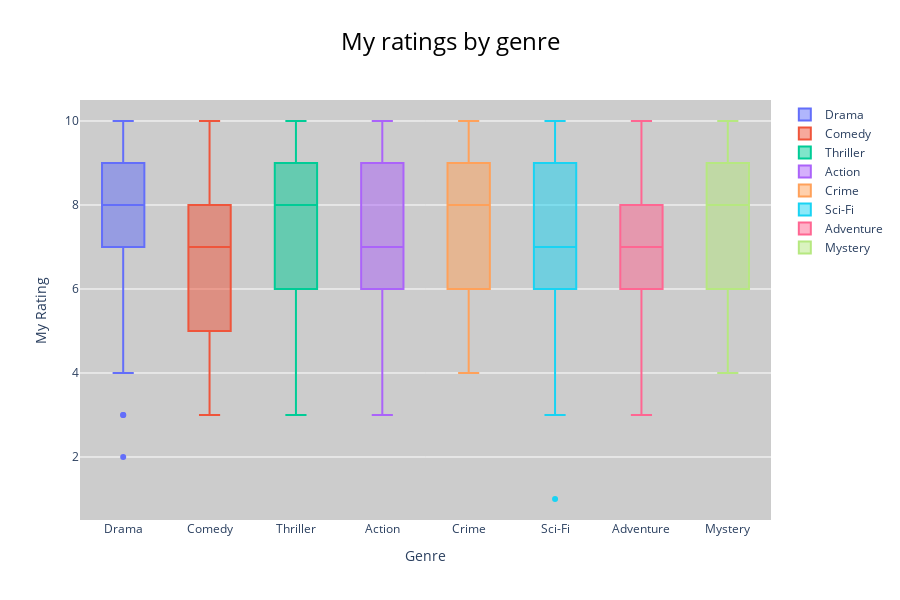

The code cell stored with this chart in its notebook:
### Code cell
# plotly box/whisker2
# x is genre y is my rating
# change hovertext
# Add mean

fig = go.Figure()
for i in range(len(genres)):
    fig.add_trace(go.Box(
        y=df[df[genres[i]] == True]['Your Rating'],
        name=genres[i]
    ))
fig.update_layout(
    plot_bgcolor='#cccccc',
    title=dict(
        text='My ratings by genre',
        font=dict(
            size=24,
            color='#000000'
        ),
        x=.5
    ),
    xaxis=dict(
        title='Genre'
    ),
    yaxis=dict(
        title='My Rating'
    ),
    width=900,
    height=600
)
fig.show()
# plotly.offline.plot(fig, filename='3-13-20-boxandwhisker2.html')
# Originally run with 'https://github.com/ethanfuerst/imdb_ratings/blob/226cfa35e9f54639c2e5a042ac60bea2a2ffc0f7/ratings.csv'
# pio.write_html(fig, file='3-3-20-boxandwhisker2.html', auto_open=True)
# fig.write_image("3-13-20-boxandwhisker2.png")

### Figure 1 — Plotly figure (JSON) as saved in the notebook; plotly's stock layout.template omitted (floating-point values rounded to 4 significant figures)
{"data": [{"name": "Drama", "type": "box", "y": [8, 7, 8, 10, 9, 10, 9, 8, 7, 8, 8, 8, 6, 9, 2, 8, 9, 9, 8, 10, 9, 8, 10, 9, 5, 7, 9, 9, 9, 8, 9, 9, 7, 8, 9, 5, 9, 8, 10, 7, 5, 4, 4, 7, 8, 9, 8, 7, 8, 7, 10, 8, 6, 4, 8, 9, 7, 4, 7, 9, 7, 5, 9, 7, 9, 9, 7, 8, 7, 7, 7, 10, 7, 8, 9, 9, 9, 6, 9, 7, 9, 8, 4, 6, 4, 3, 9, 9, 8, 10, 8, 8, 7, 9, 5, 9, 9, 10, 10, 8, 10, 7, 4, 10, 10, 6, 9, 8, 6, 6, 3]}, {"name": "Comedy", "type": "box", "y": [8, 8, 8, 9, 6, 9, 8, 5, 4, 5, 9, 6, 6, 9, 5, 7, 7, 5, 8, 7, 9, 8, 9, 5, 9, 9, 8, 7, 6, 8, 6, 7, 4, 7, 6, 5, 5, 5, 5, 6, 6, 5, 10, 6, 8, 7, 6, 4, 7, 5, 5, 7, 5, 5, 9, 9, 9, 7, 10, 9, 6, 8, 7, 4, 5, 9, 4, 6, 8, 9, 8, 8, 5, 4, 8, 6, 10, 10, 4, 10, 5, 9, 9, 7, 6, 8, 5, 3, 3]}, {"name": "Thriller", "type": "box", "y": [5, 7, 8, 8, 8, 9, 8, 6, 9, 9, 10, 10, 9, 8, 9, 8, 6, 10, 9, 7, 8, 9, 7, 6, 10, 4, 6, 10, 9, 6, 9, 7, 7, 8, 9, 7, 6, 9, 8, 10, 5, 4, 9, 8, 7, 8, 9, 4, 7, 9, 6, 9, 9, 7, 8, 7, 6, 7, 8, 8, 9, 9, 9, 5, 4, 6, 4, 3, 9, 5, 9, 10, 8, 10, 6, 10, 6, 8]}, {"name": "Action", "type": "box", "y": [5, 7, 8, 8, 8, 10, 9, 5, 8, 7, 9, 7, 7, 5, 6, 10, 8, 9, 4, 6, 8, 10, 6, 8, 6, 9, 7, 7, 7, 9, 5, 10, 9, 5, 7, 7, 4, 8, 7, 6, 5, 9, 3, 7, 5, 9, 9, 8, 8, 9, 6, 8, 9, 4, 5, 6, 9, 7, 8, 9, 8, 9, 7, 6, 8, 5, 6]}, {"name": "Crime", "type": "box", "y": [8, 9, 9, 8, 8, 6, 10, 10, 8, 9, 10, 8, 7, 10, 9, 5, 4, 9, 9, 8, 6, 5, 10, 5, 5, 8, 9, 8, 5, 7, 9, 7, 7, 7, 5, 5, 9, 9, 7, 8, 10, 9, 6, 9, 4, 5, 8, 4, 8, 8, 7, 5, 9, 10, 10, 8, 4, 10, 6, 9, 5, 6]}, {"name": "Sci-Fi", "type": "box", "y": [5, 7, 8, 8, 8, 6, 9, 10, 9, 8, 5, 6, 9, 6, 7, 6, 8, 10, 9, 7, 7, 8, 7, 6, 10, 7, 7, 7, 4, 8, 7, 7, 9, 3, 4, 9, 9, 7, 6, 7, 9, 5, 4, 9, 3, 7, 8, 9, 9, 9, 1, 8]}, {"name": "Adventure", "type": "box", "y": [7, 8, 8, 8, 8, 6, 8, 5, 8, 6, 7, 7, 6, 9, 4, 9, 7, 8, 9, 10, 9, 5, 7, 7, 7, 6, 7, 3, 9, 7, 8, 5, 8, 4, 9, 7, 9, 9, 9, 8, 5, 7, 6]}, {"name": "Mystery", "type": "box", "y": [9, 9, 9, 10, 8, 9, 7, 8, 9, 6, 4, 7, 8, 4, 9, 8, 7, 5, 9, 9, 8, 9, 5, 4, 4, 9, 8, 9, 10, 6, 5, 8]}], "layout": {"height": 600, "plot_bgcolor": "#cccccc", "title": {"font": {"color": "#000000", "size": 24}, "text": "My ratings by genre", "x": 0.5}, "width": 900, "xaxis": {"title": {"text": "Genre"}}, "yaxis": {"title": {"text": "My Rating"}}}}
